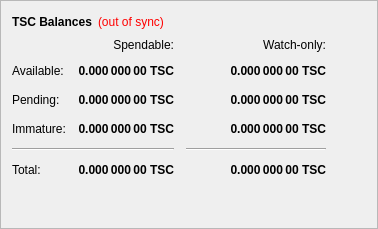
        <widget class="QFrame" name="frame">
         <property name="frameShape">
          <enum>QFrame::StyledPanel</enum>
         </property>
         <property name="frameShadow">
          <enum>QFrame::Raised</enum>
         </property>
         <layout class="QVBoxLayout" name="verticalLayout_4">
          <item>
           <layout class="QHBoxLayout" name="horizontalLayout_4">
            <item>
             <widget class="QLabel" name="label_5">
              <property name="font">
               <font>
                <weight>75</weight>
                <bold>true</bold>
               </font>
              </property>
              <property name="text">
               <string>TSC Balances</string>
              </property>
             </widget>
            </item>
            <item>
             <widget class="QLabel" name="labelWalletStatus">
              <property name="cursor">
               <cursorShape>WhatsThisCursor</cursorShape>
              </property>
              <property name="toolTip">
               <string>The displayed information may be out of date. Your wallet automatically synchronizes with the Transend network after a connection is established, but this process has not completed yet.</string>
              </property>
              <property name="styleSheet">
               <string notr="true">QLabel { color: red; }</string>
              </property>
              <property name="text">
               <string notr="true">(out of sync)</string>
              </property>
              <property name="alignment">
               <set>Qt::AlignLeading|Qt::AlignLeft|Qt::AlignVCenter</set>
              </property>
             </widget>
            </item>
            <item>
             <spacer name="horizontalSpacer_3">
              <property name="orientation">
               <enum>Qt::Horizontal</enum>
              </property>
              <property name="sizeHint" stdset="0">
               <size>
                <width>40</width>
                <height>20</height>
               </size>
              </property>
             </spacer>
            </item>
           </layout>
          </item>
          <item>
           <layout class="QGridLayout" name="gridLayout">
            <property name="spacing">
             <number>12</number>
            </property>
            <item row="2" column="2">
             <widget class="QLabel" name="labelWatchPending">
              <property name="font">
               <font>
                <weight>75</weight>
                <bold>true</bold>
               </font>
              </property>
              <property name="cursor">
               <cursorShape>IBeamCursor</cursorShape>
              </property>
              <property name="toolTip">
               <string>Unconfirmed transactions to watch-only addresses</string>
              </property>
              <property name="text">
               <string notr="true">0.000 000 00 TSC</string>
              </property>
              <property name="alignment">
               <set>Qt::AlignRight|Qt::AlignTrailing|Qt::AlignVCenter</set>
              </property>
              <property name="textInteractionFlags">
               <set>Qt::LinksAccessibleByMouse|Qt::TextSelectableByKeyboard|Qt::TextSelectableByMouse</set>
              </property>
             </widget>
            </item>
            <item row="2" column="1">
             <widget class="QLabel" name="labelUnconfirmed">
              <property name="font">
               <font>
                <weight>75</weight>
                <bold>true</bold>
               </font>
              </property>
              <property name="cursor">
               <cursorShape>IBeamCursor</cursorShape>
              </property>
              <property name="toolTip">
               <string>Total of transactions that have yet to be confirmed, and do not yet count toward the spendable balance</string>
              </property>
              <property name="text">
               <string notr="true">0.000 000 00 TSC</string>
              </property>
              <property name="alignment">
               <set>Qt::AlignRight|Qt::AlignTrailing|Qt::AlignVCenter</set>
              </property>
              <property name="textInteractionFlags">
               <set>Qt::LinksAccessibleByMouse|Qt::TextSelectableByKeyboard|Qt::TextSelectableByMouse</set>
              </property>
             </widget>
            </item>
            <item row="3" column="2">
             <widget class="QLabel" name="labelWatchImmature">
              <property name="font">
               <font>
                <weight>75</weight>
                <bold>true</bold>
               </font>
              </property>
              <property name="cursor">
               <cursorShape>IBeamCursor</cursorShape>
              </property>
              <property name="toolTip">
               <string>Staked or masternode rewards in watch-only addresses that has not yet matured</string>
              </property>
              <property name="text">
               <string notr="true">0.000 000 00 TSC</string>
              </property>
              <property name="alignment">
               <set>Qt::AlignRight|Qt::AlignTrailing|Qt::AlignVCenter</set>
              </property>
              <property name="textInteractionFlags">
               <set>Qt::LinksAccessibleByMouse|Qt::TextSelectableByKeyboard|Qt::TextSelectableByMouse</set>
              </property>
             </widget>
            </item>
            <item row="4" column="0" colspan="2">
             <widget class="Line" name="lineSpendableBalance">
              <property name="orientation">
               <enum>Qt::Horizontal</enum>
              </property>
             </widget>
            </item>
            <item row="4" column="2">
             <widget class="Line" name="lineWatchBalance">
              <property name="sizePolicy">
               <sizepolicy hsizetype="Preferred" vsizetype="Fixed">
                <horstretch>0</horstretch>
                <verstretch>0</verstretch>
               </sizepolicy>
              </property>
              <property name="minimumSize">
               <size>
                <width>140</width>
                <height>0</height>
               </size>
              </property>
              <property name="orientation">
               <enum>Qt::Horizontal</enum>
              </property>
             </widget>
            </item>
            <item row="5" column="0">
             <widget class="QLabel" name="labelTotalText">
              <property name="text">
               <string>Total:</string>
              </property>
             </widget>
            </item>
            <item row="3" column="1">
             <widget class="QLabel" name="labelImmature">
              <property name="font">
               <font>
                <weight>75</weight>
                <bold>true</bold>
               </font>
              </property>
              <property name="cursor">
               <cursorShape>IBeamCursor</cursorShape>
              </property>
              <property name="toolTip">
               <string>Staked or masternode rewards that has not yet matured</string>
              </property>
              <property name="text">
               <string notr="true">0.000 000 00 TSC</string>
              </property>
              <property name="alignment">
               <set>Qt::AlignRight|Qt::AlignTrailing|Qt::AlignVCenter</set>
              </property>
              <property name="textInteractionFlags">
               <set>Qt::LinksAccessibleByMouse|Qt::TextSelectableByKeyboard|Qt::TextSelectableByMouse</set>
              </property>
             </widget>
            </item>
            <item row="2" column="3">
             <spacer name="horizontalSpacer_2">
              <property name="orientation">
               <enum>Qt::Horizontal</enum>
              </property>
              <property name="sizeHint" stdset="0">
               <size>
                <width>40</width>
                <height>20</height>
               </size>
              </property>
             </spacer>
            </item>
            <item row="3" column="0">
             <widget class="QLabel" name="labelImmatureText">
              <property name="text">
               <string>Immature:</string>
              </property>
             </widget>
            </item>
            <item row="5" column="1">
             <widget class="QLabel" name="labelTotal">
              <property name="font">
               <font>
                <weight>75</weight>
                <bold>true</bold>
               </font>
              </property>
              <property name="cursor">
               <cursorShape>IBeamCursor</cursorShape>
              </property>
              <property name="toolTip">
               <string>Your current total balance</string>
              </property>
              <property name="text">
               <string notr="true">0.000 000 00 TSC</string>
              </property>
              <property name="alignment">
               <set>Qt::AlignRight|Qt::AlignTrailing|Qt::AlignVCenter</set>
              </property>
              <property name="textInteractionFlags">
               <set>Qt::LinksAccessibleByMouse|Qt::TextSelectableByKeyboard|Qt::TextSelectableByMouse</set>
              </property>
             </widget>
            </item>
            <item row="5" column="2">
             <widget class="QLabel" name="labelWatchTotal">
              <property name="font">
               <font>
                <weight>75</weight>
                <bold>true</bold>
               </font>
              </property>
              <property name="cursor">
               <cursorShape>IBeamCursor</cursorShape>
              </property>
              <property name="toolTip">
               <string>Current total balance in watch-only addresses</string>
              </property>
              <property name="text">
               <string notr="true">0.000 000 00 TSC</string>
              </property>
              <property name="alignment">
               <set>Qt::AlignRight|Qt::AlignTrailing|Qt::AlignVCenter</set>
              </property>
              <property name="textInteractionFlags">
               <set>Qt::LinksAccessibleByMouse|Qt::TextSelectableByKeyboard|Qt::TextSelectableByMouse</set>
              </property>
             </widget>
            </item>
            <item row="0" column="2">
             <widget class="QLabel" name="labelWatchonly">
              <property name="text">
               <string>Watch-only:</string>
              </property>
              <property name="alignment">
               <set>Qt::AlignRight|Qt::AlignTrailing|Qt::AlignVCenter</set>
              </property>
             </widget>
            </item>
            <item row="1" column="0">
             <widget class="QLabel" name="labelBalanceText">
              <property name="text">
               <string>Available:</string>
              </property>
             </widget>
            </item>
            <item row="1" column="1">
             <widget class="QLabel" name="labelBalance">
              <property name="font">
               <font>
                <weight>75</weight>
                <bold>true</bold>
               </font>
              </property>
              <property name="cursor">
               <cursorShape>IBeamCursor</cursorShape>
              </property>
              <property name="toolTip">
               <string>Your current spendable balance</string>
              </property>
              <property name="text">
               <string notr="true">0.000 000 00 TSC</string>
              </property>
              <property name="alignment">
               <set>Qt::AlignRight|Qt::AlignTrailing|Qt::AlignVCenter</set>
              </property>
              <property name="textInteractionFlags">
               <set>Qt::LinksAccessibleByMouse|Qt::TextSelectableByKeyboard|Qt::TextSelectableByMouse</set>
              </property>
             </widget>
            </item>
            <item row="1" column="2">
             <widget class="QLabel" name="labelWatchAvailable">
              <property name="font">
               <font>
                <weight>75</weight>
                <bold>true</bold>
               </font>
              </property>
              <property name="cursor">
               <cursorShape>IBeamCursor</cursorShape>
              </property>
              <property name="toolTip">
               <string>Your current balance in watch-only addresses</string>
              </property>
              <property name="text">
               <string notr="true">0.000 000 00 TSC</string>
              </property>
              <property name="alignment">
               <set>Qt::AlignRight|Qt::AlignTrailing|Qt::AlignVCenter</set>
              </property>
              <property name="textInteractionFlags">
               <set>Qt::LinksAccessibleByMouse|Qt::TextSelectableByKeyboard|Qt::TextSelectableByMouse</set>
              </property>
             </widget>
            </item>
            <item row="2" column="0">
             <widget class="QLabel" name="labelPendingText">
              <property name="text">
               <string>Pending:</string>
              </property>
             </widget>
            </item>
            <item row="0" column="1">
             <widget class="QLabel" name="labelSpendable">
              <property name="text">
               <string>Spendable:</string>
              </property>
              <property name="alignment">
               <set>Qt::AlignRight|Qt::AlignTrailing|Qt::AlignVCenter</set>
              </property>
             </widget>
            </item>
           </layout>
          </item>
          <item>
           <spacer name="verticalSpacer_4">
            <property name="orientation">
             <enum>Qt::Vertical</enum>
            </property>
            <property name="sizeHint" stdset="0">
             <size>
              <width>20</width>
              <height>40</height>
             </size>
            </property>
           </spacer>
          </item>
         </layout>
        </widget>
